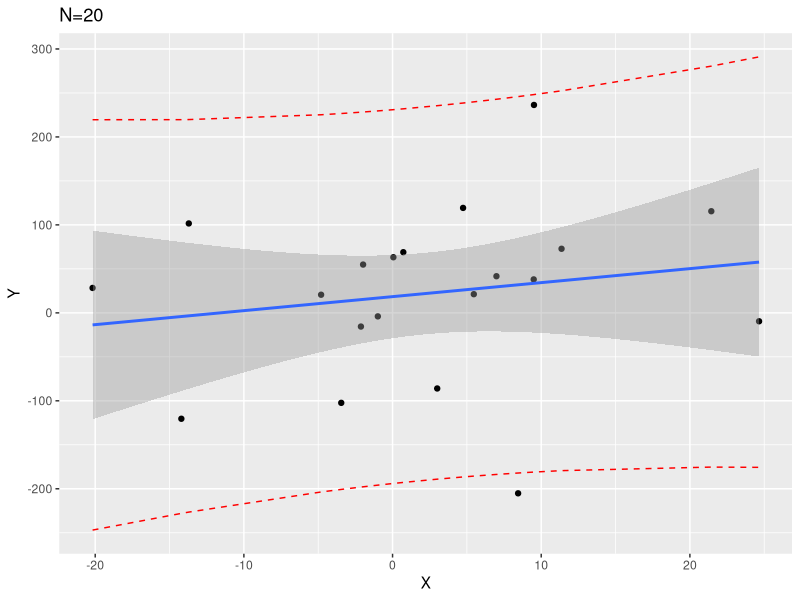
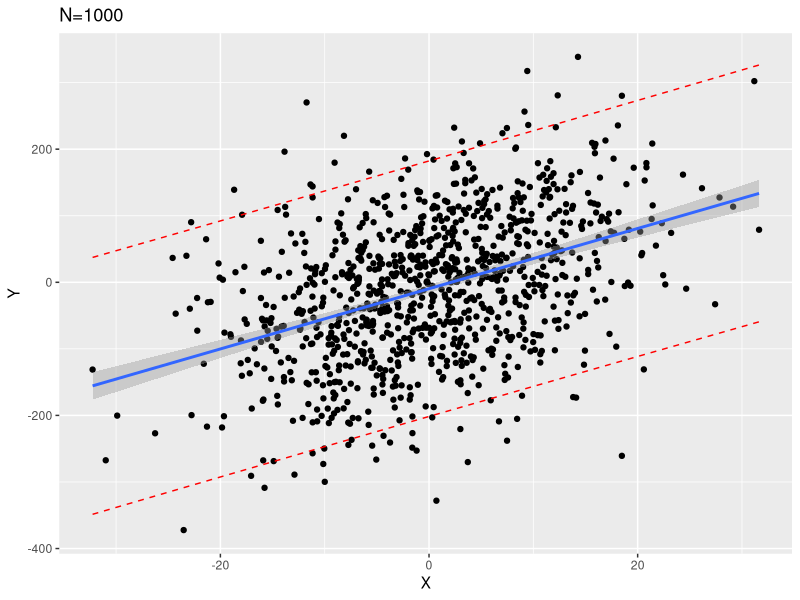
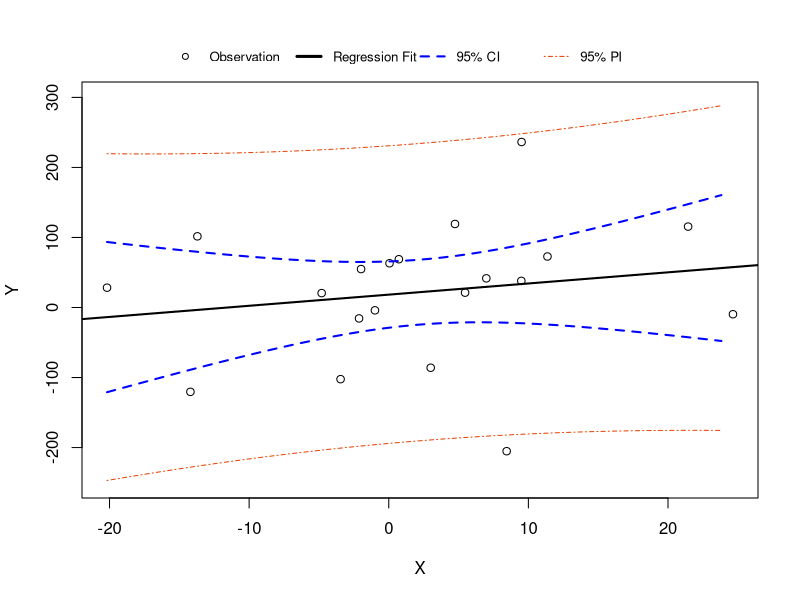

Generate these figures, in order, with R:
## ---- chunk 1
library(kableExtra)
library(dplyr)
## ---- chunk 2
library(ggplot2)

set.seed(515)
x <- rnorm(1000, mean=0, sd=10)
error <- rnorm(1000,mean=0,sd=100)
y <- -3 + 5*x + error

# create data frame of simulated data, subset to first 20 rows for small N example
df <- data.frame(y=y, x=x)
df20 <- df[1:20,]

# fit small sample size with first 20 observations
lm20 <- lm(y ~ x, data=df20)

temp_pred <- predict(lm20, interval='predict')
df20_pred <- cbind(df20, temp_pred)

ggplot(df20_pred, aes(x=x, y=y))+
    geom_point()+
    geom_line(aes(y=lwr), color = "red", linetype = "dashed")+
    geom_line(aes(y=upr), color = "red", linetype = "dashed")+
    geom_smooth(method=lm, se=TRUE) +
    labs(x='X', y='Y') +
    ggtitle('N=20')

# fit small sample size with first 20 observations
lm1000 <- lm(y ~ x, data=df)

temp_pred1 <- predict(lm1000, interval='predict')
df1000_pred <- cbind(df, temp_pred1)

ggplot(df1000_pred, aes(x=x, y=y))+
    geom_point()+
    geom_line(aes(y=lwr), color = "red", linetype = "dashed")+
    geom_line(aes(y=upr), color = "red", linetype = "dashed")+
    geom_smooth(method=lm, se=TRUE) +
    labs(x='X', y='Y') +
    ggtitle('N=1000')
## ---- chunk 3
set.seed(515)
x <- rnorm(1000, mean=0, sd=10)
error <- rnorm(1000,mean=0,sd=100)
y <- -3 + 5*x + error

# create data frame of simulated data, subset to first 20 rows for small N example
df <- data.frame(y=y, x=x)
df20 <- df[1:20,]

# fit small sample size with first 20 observations
lm20 <- lm(y ~ x, data=df20)

temp_pred <- predict(lm20, interval='predict')
df20_pred <- cbind(df20, temp_pred)

plot(x=df20_pred$x, y=df20_pred$y, 
     xlab='X', ylab='Y',
     ylim=c(-250,300)) # need to adjust y-axis limits based on CI/PI

abline( lm20, lwd=2 ) # add linear regression line

## calculate 95% CI and add to figure
# first we can define a sequence of X values:
# NOTE: By setting the grid we (1) can change the smoothness of our plotting intervals and (2) we ensure base R can plot the data since it is already in order from smallest to largest (otherwise R might jump around values of X instead of making a nice line)
xgrid <- seq(min(df20_pred$x),max(df20_pred$x),by = 1)

# then we can use the predict function to get the 95% CI
# note we define newdata as a data frame with the wtkg equal to xgrid
conf_interval <- predict(lm20, newdata=data.frame(x=xgrid), 
                         interval="confidence", level = 0.95)

# add the 95% CI lines
matlines(xgrid, conf_interval[,2:3], col = "blue", lty=2, lwd=2)


## calculate 95% PI and add to figure
# we can change interval type to prediction
pred_interval <- predict(lm20, newdata=data.frame(x=xgrid), 
                         interval="predict", level = 0.95)

# add the 95% PI lines
matlines(xgrid, pred_interval[,2:3], col = "orangered2", lty=4)

## Add legend for completeness
legend('top', horiz=T, inset=-0.1, xpd=T, 
       pch=c(1,NA,NA,NA), lty=c(NA,1,2,4), 
       lwd=c(NA,3,2,1), 
       col=c('black','black','blue','orangered2'),
       legend=c('Observation','Regression Fit','95% CI','95% PI'),
       bty='n', cex=0.8)
